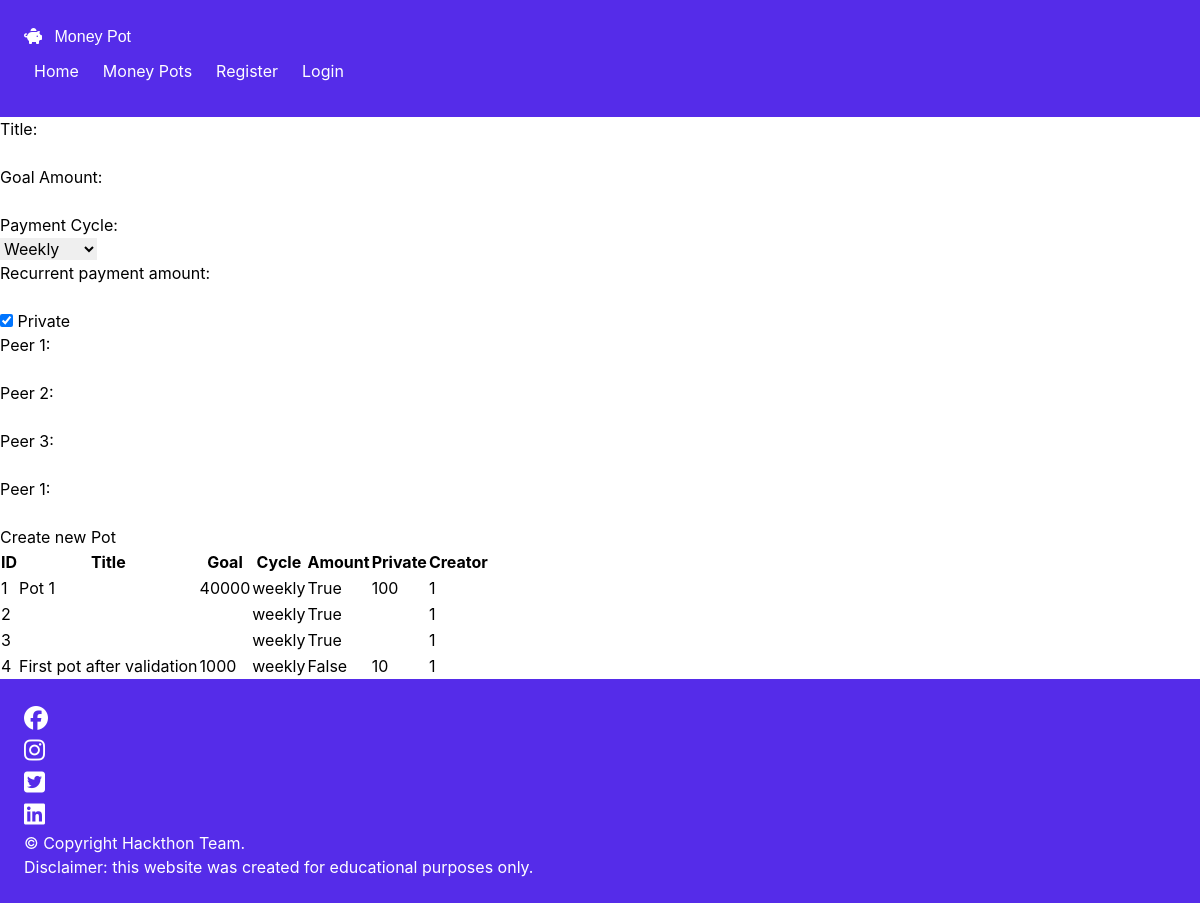
Before: /createPot with the older database file.
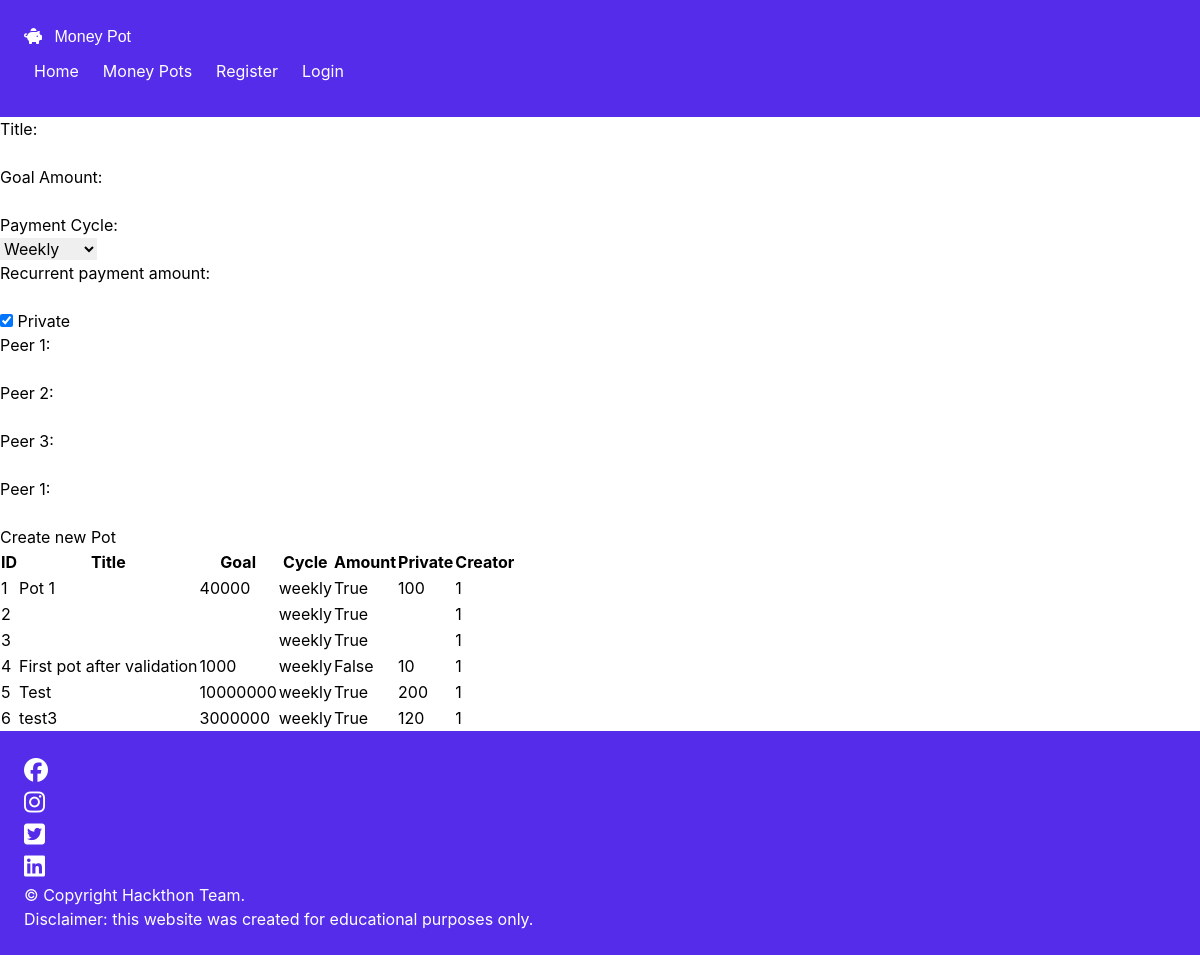
After: the same page with the newer database file.
### app.py (models this page shows, shortened)
class Pots(db.Model):
    id = db.Column(db.Integer, primary_key=True)
    title = db.Column(db.String(50), nullable=False)
    goal = db.Column(db.Integer, nullable=False)
    cycle = db.Column(db.String(50), nullable=False)
    amount = db.Column(db.Integer, nullable=False)
    isPrivate = db.Column(db.Boolean, nullable=False)
    creator = db.Column(db.Integer, db.ForeignKey('users.id'), nullable=False)

### app.py (the view, shortened to what this page needs)
@app.route("/createPot", methods=["GET", "POST"])
def create_pot():
    data = Pots.query
    return render_template("createPot.html", pots=data)

### templates/createPot.html (shortened to what this page needs)
{% extends "base.html" %}
{% block content %}
<div class="form">
    <form id="createPot" action="createPot" method="POST">
        <label for="title">Title:</label><br>
        <input type="text" id="title" name="title"><br>
        <label for="goal">Goal Amount:</label><br>
        <input type="number" id="goal" name="goal"><br>
        <label for="cycle">Payment Cycle:</label><br>
        <select name="cycle" id="cycle">
            <option value="weekly">Weekly</option>
        </select><br>
        <label for="amount">Recurrent payment amount:</label><br>
        <input type="number" id="amount" name="amount"><br>
        <input type="checkbox" id="private" name="private" value="True" checked>
        <label for="private"> Private </label><br>
        <label for="peer1">Peer 1:</label><br>
        <input type="email" id="peer1" name="peer1"><br>
        <label for="peer2">Peer 2:</label><br>
        <input type="email" id="peer2" name="peer2"><br>
        <label for="peer3">Peer 3:</label><br>
        <input type="email" id="peer3" name="peer3"><br>
        <label for="peer4">Peer 1:</label><br>
        <input type="email" id="peer4" name="peer4"><br>
        <input type="submit" value="Create new Pot">
    </form>
</div>
{% if pots == None %}
<h1>No pots yet</h1>
{% else %}
<div>
    <table>
        <tr>
            <th>ID</th>
            <th>Title</th>
            <th>Goal</th>
            <th>Cycle</th>
            <th>Amount</th>
            <th>Private</th>
            <th>Creator</th>
        </tr>
    {% for pot in pots %}
    <tr>
        <td>{{ pot.id }}</td>
        <td>{{ pot.title }}</td>
        <td>{{ pot.goal }}</td>
        <td>{{ pot.cycle }}</td>
        <td>{{ pot.isPrivate }}</td>
        <td>{{ pot.amount }}</td>
        <td>{{ pot.creator }}</td>
    </tr>
    {% endfor %}
    </table>
</div>
{% endif %}
{% endblock %}

### templates/base.html (shortened to what this page needs)
<!DOCTYPE html>
<html lang="en">
<head>
    <link rel="stylesheet" href="{{ url_for('static', filename='css/styles.css') }}" type="text/css">
    <link rel="stylesheet" href="{{ url_for('static', filename='css/output.css') }}">
</head>
<body>
  <div class="bg-han-purple">
    <header class="p-6 lg:flex">
      <div>
        <i class="fa-solid fa-piggy-bank text-white text-3xl mr-2 lg:text-4xl"></i>
        <span class="text-3xl font-archivo-black text-white mr-6 lg:text-5xl">Money Pot</span>
      </div>
      <nav class="bg-han-purple justify-between sm:text-center">
        <ul class="flex text-white">
          <li class="mr-6 hover:text-fluorescent-blue">
            <a href="{{ url_for('home') }}">Home</a>
          </li>
          <li class="mr-6  hover:text-fluorescent-blue">
            <a href="">Money Pots</a>
          {% if session.user %}
          <li class="mr-6  hover:text-fluorescent-blue">
            <a href="">Logout</a>
          </li>
          {% else %}
          <li class="mr-6  hover:text-fluorescent-blue">
            <a href="{{ url_for('signup') }}">Register</a>
          </li>
          <li class="mr-6  hover:text-fluorescent-blue">
            <a href="{{ url_for('login') }}">Login</a>
          </li>
          {% endif %}
        </ul>
      </nav>
    </header>
  </div>
    <main>
        {% block content %}
        {% endblock %}
    </main>
    <footer class="p-6 bg-han-purple text-center">
      <div class="container">
        <div>
            <ul class="text-2xl text-white text-center">
              <li class="inline mr-6 hover:text-fluorescent-blue">
                <a href="https://www.facebook.com" target="_blank" rel="noopener" aria-label="Visit our Facebook page (opens in a new tab)"><i class="fa-brands fa-facebook"></i></a>
              </li>
              <li class="inline mr-6 hover:text-fluorescent-blue">
                <a href="https://www.instagram.com" target="_blank" rel="noopener" aria-label="Visit our Instagram page (opens in a new tab)"><i class="fa-brands fa-instagram"></i></a>
              </li>
              <li class="inline mr-6 hover:text-fluorescent-blue">
                <a href="https://www.twitter.com" target="_blank" rel="noopener" aria-label="Visit our Twitter page (opens in a new tab)"><i class="fa-brands fa-square-twitter"></i></a>
              </li>
              <li class="inline mr-6 hover:text-fluorescent-blue">
                <a href="https://www.linkedin.com" target="_blank" rel="noopener" aria-label="Visit our LinkedIn page (opens in a new tab)"><i class="fa-brands fa-linkedin"></i></a>
              </li>
            </ul>
        </div>
        <div class="text-center p-4">
          <p class="text-center text-white">
            © Copyright Hackthon Team.
          </p>
          <p class="text-center text-white">
            Disclaimer: this website was created for educational purposes only.
          </p>
        </div>
      </div>
    </footer>
</body>
</html>

### static/css/styles.css (style rules this page uses)
nav { display: flex; justify-content: space-between; align-items: center; padding: 10px; background-color: #333; color: #fff; }

Changed rows visible on the page:
added Pots: id "5", title "Test", goal "10000000", cycle "weekly", isPrivate "True", amount "200", creator "1"
added Pots: id "6", title "test3", goal "3000000", cycle "weekly", isPrivate "True", amount "120", creator "1"
